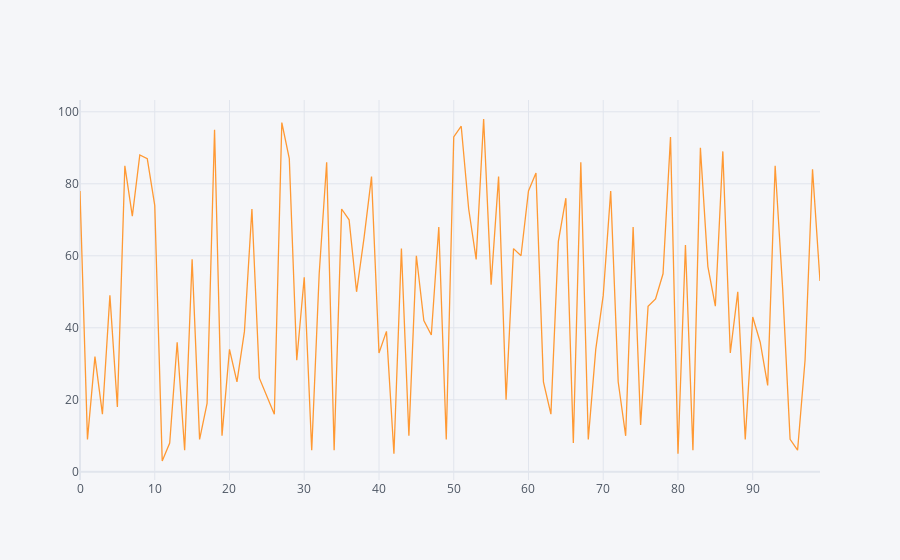

The code cell stored with this chart in its notebook:
### Code cell
df1.iplot()

### Figure 1 — Plotly figure (JSON) as saved in the notebook; plotly's stock layout.template omitted (floating-point values rounded to 4 significant figures)
{"data": [{"line": {"color": "rgba(255, 153, 51, 1.0)", "dash": "solid", "shape": "linear", "width": 1.3}, "mode": "lines", "name": "0", "text": "", "type": "scatter", "x": [0, 1, 2, 3, 4, 5, 6, 7, 8, 9, 10, 11, 12, 13, 14, 15, 16, 17, 18, 19, 20, 21, 22, 23, 24, 25, 26, 27, 28, 29, 30, 31, 32, 33, 34, 35, 36, 37, 38, 39, 40, 41, 42, 43, 44, 45, 46, 47, 48, 49, 50, 51, 52, 53, 54, 55, 56, 57, 58, 59, 60, 61, 62, 63, 64, 65, 66, 67, 68, 69, 70, 71, 72, 73, 74, 75, 76, 77, 78, 79, 80, 81, 82, 83, 84, 85, 86, 87, 88, 89, 90, 91, 92, 93, 94, 95, 96, 97, 98, 99], "y": [78, 9, 32, 16, 49, 18, 85, 71, 88, 87, 74, 3, 8, 36, 6, 59, 9, 19, 95, 10, 34, 25, 39, 73, 26, 21, 16, 97, 87, 31, 54, 6, 55, 86, 6, 73, 70, 50, 65, 82, 33, 39, 5, 62, 10, 60, 42, 38, 68, 9, 93, 96, 73, 59, 98, 52, 82, 20, 62, 60, 78, 83, 25, 16, 64, 76, 8, 86, 9, 34, 49, 78, 25, 10, 68, 13, 46, 48, 55, 93, 5, 63, 6, 90, 57, 46, 89, 33, 50, 9, 43, 36, 24, 85, 51, 9, 6, 31, 84, 53]}], "layout": {"legend": {"bgcolor": "#F5F6F9", "font": {"color": "#4D5663"}}, "paper_bgcolor": "#F5F6F9", "plot_bgcolor": "#F5F6F9", "title": {"font": {"color": "#4D5663"}}, "xaxis": {"gridcolor": "#E1E5ED", "showgrid": true, "tickfont": {"color": "#4D5663"}, "title": {"font": {"color": "#4D5663"}, "text": ""}, "zerolinecolor": "#E1E5ED"}, "yaxis": {"gridcolor": "#E1E5ED", "showgrid": true, "tickfont": {"color": "#4D5663"}, "title": {"font": {"color": "#4D5663"}, "text": ""}, "zerolinecolor": "#E1E5ED"}}}
